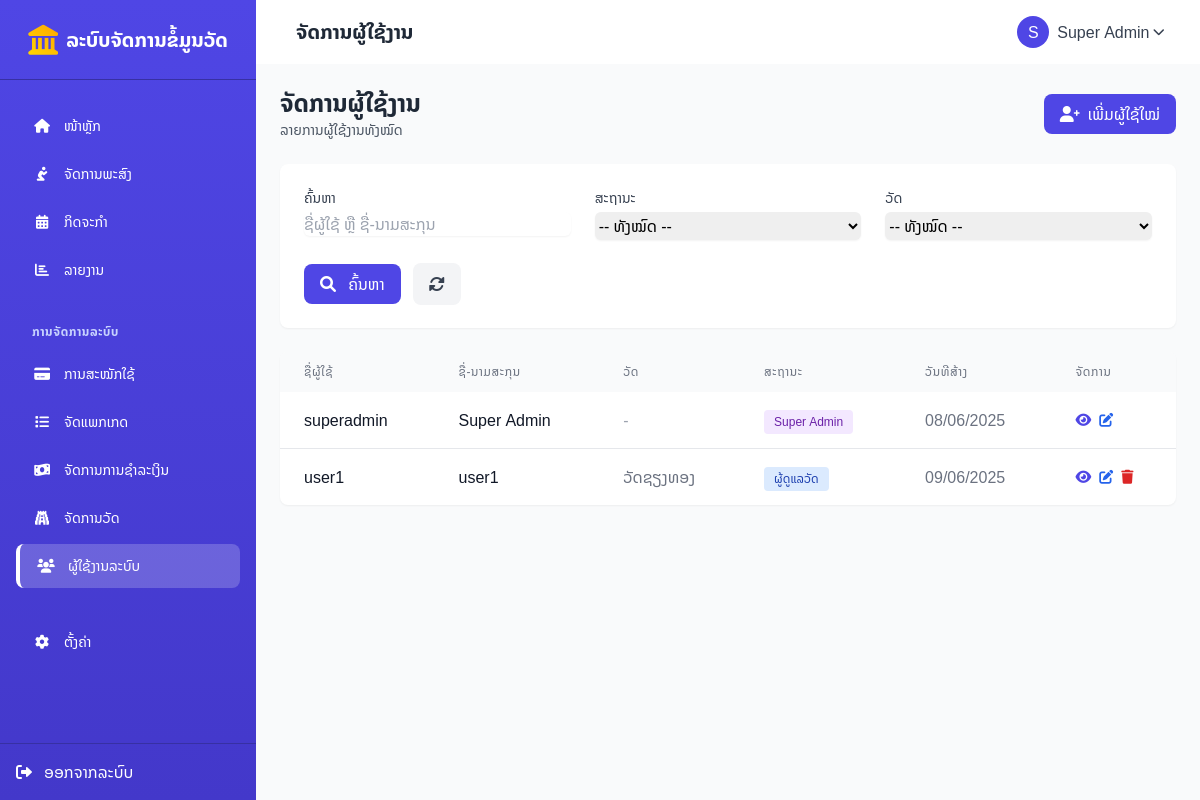
Screenshot of /users/index.php (signed in) with the database file from the repository.
### tables this page shows
CREATE TABLE `users` (
  `id` int(11) NOT NULL,
  `temple_id` int(11) DEFAULT NULL,
  `username` varchar(50) NOT NULL,
  `password` varchar(255) NOT NULL,
  `name` varchar(100) DEFAULT NULL,
  `role` enum('superadmin','admin','user') DEFAULT NULL,
  `created_at` datetime DEFAULT current_timestamp(),
  `email` varchar(255) DEFAULT NULL,
  `phone` varchar(20) DEFAULT NULL
);

CREATE TABLE `temples` (
  `id` int(11) NOT NULL,
  `name` varchar(255) NOT NULL,
  `address` text DEFAULT NULL,
  `district` varchar(100) DEFAULT NULL,
  `province` varchar(100) DEFAULT NULL,
  `phone` varchar(50) DEFAULT NULL,
  `email` varchar(255) DEFAULT NULL,
  `website` varchar(255) DEFAULT NULL,
  `founding_date` date DEFAULT NULL,
  `abbot_name` varchar(255) DEFAULT NULL,
  `description` text DEFAULT NULL,
  `photo` varchar(255) DEFAULT NULL,
  `logo` varchar(255) DEFAULT NULL,
  `latitude` decimal(10,8) DEFAULT NULL,
  `longitude` decimal(11,8) DEFAULT NULL,
  `status` enum('active','inactive') DEFAULT 'active',
  `created_at` timestamp NOT NULL DEFAULT current_timestamp(),
  `updated_at` timestamp NOT NULL DEFAULT current_timestamp() ON UPDATE current_timestamp()
);

### config/base_url.php (called while the page is built)
<?php
$base_url = "http://localhost/temples/";
?>

### users/index.php (the view, shortened to what this page needs)
<?php
require_once '../config/db.php';
require_once '../config/base_url.php';
require_once '../includes/header.php';
$params = [];
$query = "SELECT u.*, t.name as temple_name FROM users u
          LEFT JOIN temples t ON u.temple_id = t.id WHERE 1=1";
$query .= " ORDER BY u.role = 'superadmin' DESC, u.username ASC";
$stmt = $pdo->prepare($query);
$stmt->execute($params);
$users = $stmt->fetchAll();
$can_add = ($_SESSION['user']['role'] === 'superadmin' || $_SESSION['user']['role'] === 'admin');
?>
<div class="flex justify-between items-center mb-6">
    <div>
        <h1 class="text-2xl font-bold text-gray-800">ຈັດການຜູ້ໃຊ້ງານ</h1>
        <p class="text-sm text-gray-600">ລາຍການຜູ້ໃຊ້ງານທັງໝົດ</p>
    </div>
    <?php if ($can_add): ?>
    <div>
        <a href="<?= $base_url ?>users/add.php" class="bg-indigo-600 hover:bg-indigo-700 text-white py-2 px-4 rounded-lg flex items-center transition">
            <i class="fas fa-user-plus mr-2"></i> ເພີ່ມຜູ້ໃຊ້ໃໝ່
        </a>
    </div>
    <?php endif; ?>
</div>
<div class="bg-white rounded-lg shadow-sm overflow-hidden mb-6">
    <div class="p-6">
        <form method="GET" class="grid grid-cols-1 md:grid-cols-3 gap-6">
            <div>
                <label for="search" class="block text-sm font-medium text-gray-700 mb-1">ຄົ້ນຫາ</label>
                <input type="text" name="search" id="search" value="<?= isset($_GET['search']) ? htmlspecialchars($_GET['search']) : '' ?>" class="block w-full rounded-md border-gray-300 shadow-sm focus:border-indigo-500 focus:ring-indigo-500" placeholder="ຊື່ຜູ້ໃຊ້ ຫຼື ຊື່-ນາມສະກຸນ">
            </div>
            <div>
                <label for="role" class="block text-sm font-medium text-gray-700 mb-1">ສະຖານະ</label>
                <select name="role" id="role" class="block w-full rounded-md border-gray-300 shadow-sm focus:border-indigo-500 focus:ring-indigo-500">
                    <option value="">-- ທັງໝົດ --</option>
                </select>
            </div>
            <?php if ($_SESSION['user']['role'] === 'superadmin'): ?>
            <div>
                <label for="temple_id" class="block text-sm font-medium text-gray-700 mb-1">ວັດ</label>
                <select name="temple_id" id="temple_id" class="block w-full rounded-md border-gray-300 shadow-sm focus:border-indigo-500 focus:ring-indigo-500">
                    <option value="">-- ທັງໝົດ --</option>
                </select>
            </div>
            <?php endif; ?>
            <div class="self-end <?= $_SESSION['user']['role'] === 'superadmin' ? 'md:col-span-3' : 'md:col-span-2' ?>">
                <button type="submit" class="bg-indigo-600 hover:bg-indigo-700 text-white py-2 px-4 rounded-lg transition">
                    <i class="fas fa-search mr-2"></i> ຄົ້ນຫາ
                </button>
                <a href="<?= $base_url ?>users/" class="bg-gray-100 hover:bg-gray-200 text-gray-700 py-2 px-4 rounded-lg ml-2 transition">
                    <i class="fas fa-sync-alt"></i>
                </a>
            </div>
        </form>
    </div>
</div>
<div class="bg-white rounded-lg shadow-sm overflow-hidden">
    <?php if (count($users) > 0): ?>
    <table class="w-full">
        <thead class="bg-gray-50">
            <tr>
                <th class="px-6 py-3 text-left text-xs font-medium text-gray-500 uppercase tracking-wider">ຊື່ຜູ້ໃຊ້</th>
                <th class="px-6 py-3 text-left text-xs font-medium text-gray-500 uppercase tracking-wider">ຊື່-ນາມສະກຸນ</th>
                <th class="px-6 py-3 text-left text-xs font-medium text-gray-500 uppercase tracking-wider">ວັດ</th>
                <th class="px-6 py-3 text-left text-xs font-medium text-gray-500 uppercase tracking-wider">ສະຖານະ</th>
                <th class="px-6 py-3 text-left text-xs font-medium text-gray-500 uppercase tracking-wider">ວັນທີສ້າງ</th>
                <th class="px-6 py-3 text-left text-xs font-medium text-gray-500 uppercase tracking-wider">ຈັດການ</th>
            </tr>
        </thead>
        <tbody class="divide-y divide-gray-200">
            <?php foreach($users as $user): ?>
            <tr class="hover:bg-gray-50">
                <td class="px-6 py-4">
                    <div class="font-medium text-gray-900"><?= htmlspecialchars($user['username']) ?></div>
                </td>
                <td class="px-6 py-4">
                    <div class="text-gray-900"><?= htmlspecialchars($user['name']) ?></div>
                </td>
                <td class="px-6 py-4">
                    <div class="text-gray-500">
                        <?php if (!empty($user['temple_name'])): ?>
                            <?= htmlspecialchars($user['temple_name']) ?>
                        <?php else: ?>
                            <span class="text-gray-400">-</span>
                        <?php endif; ?>
                    </div>
                </td>
                <td class="px-6 py-4 whitespace-nowrap">
                    <?php if($user['role'] === 'superadmin'): ?>
                        <span class="bg-purple-100 text-purple-800 text-xs font-medium px-2.5 py-0.5 rounded">Super Admin</span>
                    <?php elseif($user['role'] === 'admin'): ?>
                        <span class="bg-blue-100 text-blue-800 text-xs font-medium px-2.5 py-0.5 rounded">ຜູ້ດູແລວັດ</span>
                    <?php else: ?>
                        <span class="bg-gray-100 text-gray-800 text-xs font-medium px-2.5 py-0.5 rounded">ຜູ້ໃຊ້ທົ່ວໄປ</span>
                    <?php endif; ?>
                </td>
                <td class="px-6 py-4">
                    <div class="text-gray-500">
                        <?= date('d/m/Y', strtotime($user['created_at'])) ?>
                    </div>
                </td>
                <td class="px-6 py-4 whitespace-nowrap text-sm text-gray-500">
                    <div class="flex space-x-2">
                        <a href="<?= $base_url ?>users/view.php?id=<?= $user['id'] ?>" class="text-indigo-600 hover:text-indigo-900">
                            <i class="fas fa-eye"></i>
                        </a>
                        <?php if (
                            ($_SESSION['user']['role'] === 'superadmin') ||
                            ($_SESSION['user']['role'] === 'admin' && $_SESSION['user']['temple_id'] == $user['temple_id'] && $user['role'] !== 'superadmin') ||
                            ($_SESSION['user']['id'] == $user['id'])
                        ): ?>
                        <a href="<?= $base_url ?>users/edit.php?id=<?= $user['id'] ?>" class="text-blue-600 hover:text-blue-900">
                            <i class="fas fa-edit"></i>
                        </a>
                        <?php endif; ?>
                        <?php if (
                            ($_SESSION['user']['role'] === 'superadmin' && $_SESSION['user']['id'] != $user['id']) ||
                            ($_SESSION['user']['role'] === 'admin' && $_SESSION['user']['temple_id'] == $user['temple_id'] && $user['role'] === 'user')
                        ): ?>
                        <a href="javascript:void(0)" class="text-red-600 hover:text-red-900 delete-user" data-id="<?= $user['id'] ?>" data-name="<?= htmlspecialchars($user['username']) ?>">
                            <i class="fas fa-trash"></i>
                        </a>
                        <?php endif; ?>
                    </div>
                </td>
            </tr>
            <?php endforeach; ?>
        </tbody>
    </table>
    <?php endif; ?>
</div>
<?php
require_once '../includes/footer.php';
?>

### includes/header.php (style rules this page uses)
body { font-family: 'Noto Sans Lao', sans-serif; background-color: #F9FAFB; }

### rows the page displays
users: username "superadmin", name "Super Admin", role "Super Admin", created_at "08/06/2025"
users: username "user1", name "user1", temple.name "ວັດຊຽງທອງ", role "ຜູ້ດູແລວັດ", created_at "09/06/2025"

### other values shown
$page_title "ຈັດການຜູ້ໃຊ້ງານ"
substr($_SESSION['user']['name'], 0, 1) "S"
$_SESSION['user']['name'] "Super Admin"
